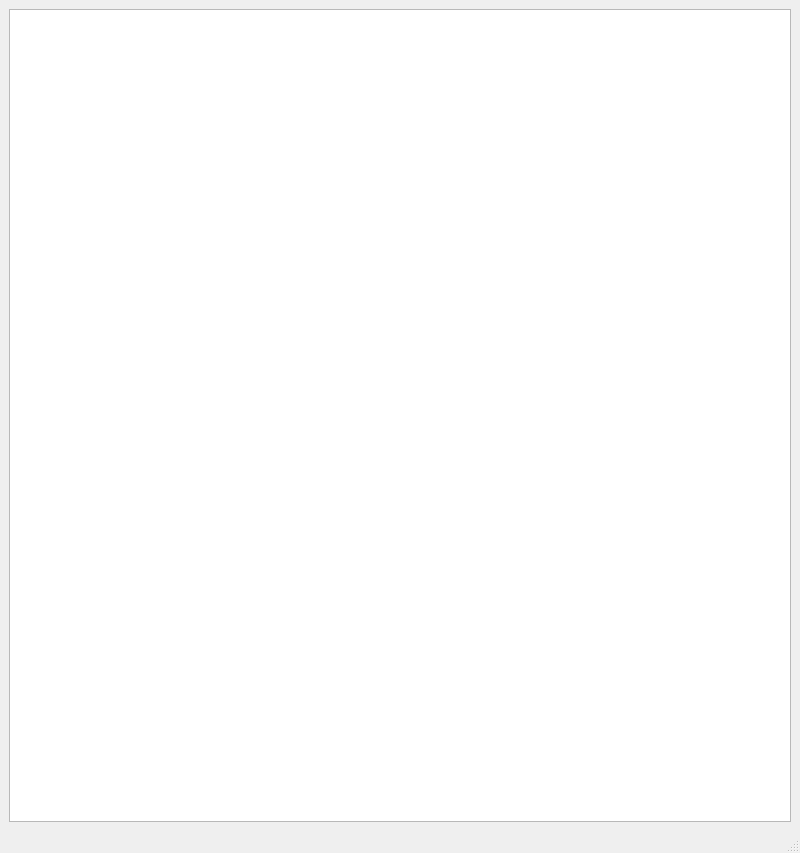
<?xml version="1.0" encoding="UTF-8"?>
<ui version="4.0">
 <class>ResultWindow</class>
 <widget class="QMainWindow" name="ResultWindow">
  <property name="geometry">
   <rect>
    <x>0</x>
    <y>0</y>
    <width>800</width>
    <height>853</height>
   </rect>
  </property>
  <property name="windowTitle">
   <string>ResultWindow</string>
  </property>
  <widget class="QWidget" name="centralwidget">
   <layout class="QVBoxLayout" name="verticalLayout">
    <item>
     <widget class="QListView" name="resultList"/>
    </item>
   </layout>
  </widget>
  <widget class="QMenuBar" name="menubar">
   <property name="geometry">
    <rect>
     <x>0</x>
     <y>0</y>
     <width>800</width>
     <height>26</height>
    </rect>
   </property>
  </widget>
  <widget class="QStatusBar" name="statusbar"/>
 </widget>
 <resources/>
 <connections/>
</ui>
